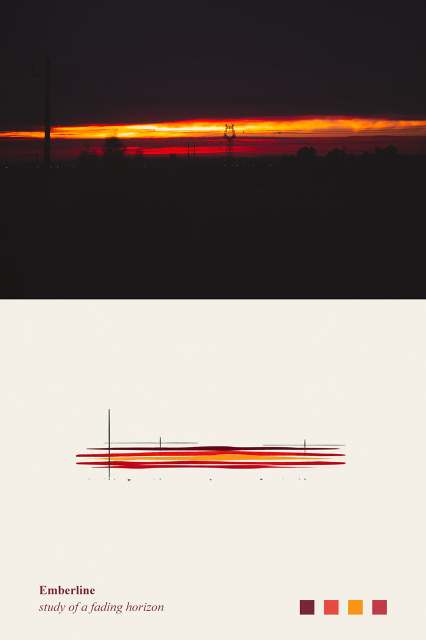
#> input picture photo-abstract-editorial/assets/examples/case-1.jpg, 852 x 1280 px (shown at 1/2 size)
$ python make_contact_sheet.py ../../photo-abstract-editorial/assets/examples
#> lines starting #> are read from the running program, lines starting #| are printed output that depends on the picture
#!/usr/bin/env python3
"""
Create a contact sheet (grid preview) of rendered pages or cropped figures.

Usage:
    python make_contact_sheet.py input_dir --out contact_sheet.jpg --cols 3
"""

import sys
import argparse
from pathlib import Path

try:
    from PIL import Image
except ImportError:
    print("Error: Pillow not installed. Install with: pip install pillow")
    sys.exit(1)


def make_contact_sheet(input_dir: Path, output_file: Path, cols: int = 3, thumb_size: int = 400):
    """
    Create a contact sheet from images in a directory.

    Args:
        input_dir: Directory containing images
        output_file: Output contact sheet file
        cols: Number of columns
        thumb_size: Thumbnail size (max dimension)
    """
#> called with cols = 3, thumb_size = 400
    if not input_dir.exists():
        raise FileNotFoundError(f"Input directory not found: {input_dir}")

    # Find all images
    image_files = sorted(input_dir.glob("*.png")) + sorted(input_dir.glob("*.jpg"))

    if not image_files:
        print(f"No images found in {input_dir}")
        return

    print(f"Creating contact sheet from {len(image_files)} images...")

    # Load and resize images
    thumbnails = []
    for img_file in image_files:
        img = Image.open(img_file)
#> img is the input picture: PIL image 852x1280 RGB; mean R, G, B 148.9, 138, 132.3
        img.thumbnail((thumb_size, thumb_size), Image.Resampling.LANCZOS)
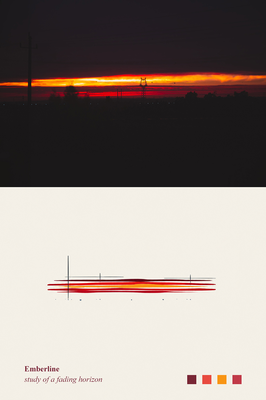
#> img: PIL image 266x400 RGB; mean R, G, B 148.8, 138.1, 132.3
        thumbnails.append((img, img_file.name))
#> pass 2 of the loop in make_contact_sheet, `for img_file in image_files:`:
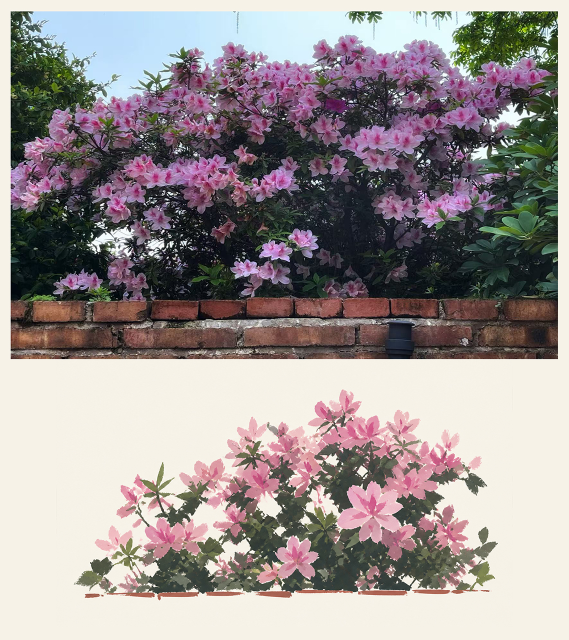
#> input picture photo-abstract-editorial/assets/examples/case-10.jpg, 1138 x 1280 px (shown at 1/2 size)
#> in make_contact_sheet, img is the input picture: PIL image 1138x1280 RGB; mean R, G, B 155, 146.5, 145.9
#> in make_contact_sheet, `img.thumbnail((thumb_size, thumb_size), Image.Resampling.LANCZOS)`:
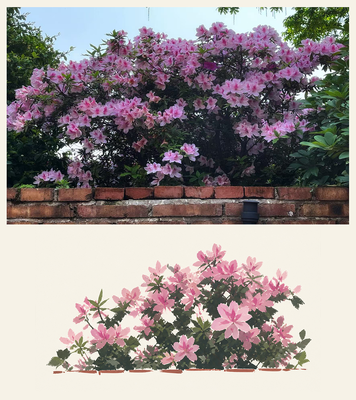
#> img: PIL image 356x400 RGB; mean R, G, B 155, 146.5, 145.9

    # Calculate grid dimensions
    rows = (len(thumbnails) + cols - 1) // cols
#> rows = 1

    # Calculate canvas size
    max_width = max(img.width for img, _ in thumbnails)
#> max_width = 356
    max_height = max(img.height for img, _ in thumbnails)
#> max_height = 400

    canvas_width = cols * max_width + (cols + 1) * 20  # 20px padding
#> canvas_width = 1148
    canvas_height = rows * (max_height + 40) + (rows + 1) * 20  # 40px for label
#> canvas_height = 480

    # Create canvas
    canvas = Image.new("RGB", (canvas_width, canvas_height), "white")
#> canvas: PIL image 1148x480 RGB; every value is 255

    # Paste thumbnails
    for idx, (img, name) in enumerate(thumbnails):
        row = idx // cols
        col = idx % cols

        x = col * max_width + (col + 1) * 20
        y = row * (max_height + 40) + (row + 1) * 20

        # Center image in cell
        x_offset = (max_width - img.width) // 2
        y_offset = (max_height - img.height) // 2

        canvas.paste(img, (x + x_offset, y + y_offset))
#> this loop made 2 passes
#> (name, row, col, x, y, x_offset, y_offset) on passes 1 to 2: ('case-1.jpg', 0, 0, 20, 20, 45, 0), ('case-10.jpg', 0, 1, 396, 20, 0, 0)
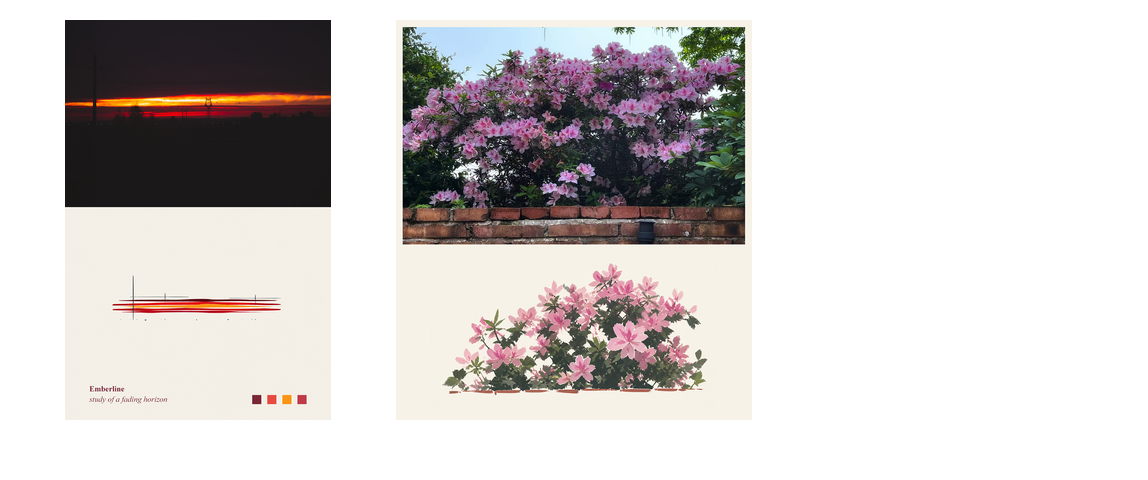
#> canvas: PIL image 1148x480 RGB; mean R, G, B 208.7, 204.4, 203.1

    # Save
    output_file.parent.mkdir(parents=True, exist_ok=True)
    canvas.save(output_file, "JPEG", quality=90, optimize=True)

    print(f"✓ Contact sheet saved: {output_file}")
    print(f"  Grid: {rows} rows × {cols} cols")
#|   Grid: 1 rows × 3 cols
    print(f"  Size: {canvas_width}×{canvas_height}")
#|   Size: 1148×480


def main():
    parser = argparse.ArgumentParser(
        description="Create a contact sheet (grid preview) from images"
    )
    parser.add_argument("input_dir", type=Path, help="Directory containing images")
    parser.add_argument("--out", type=Path, default=Path("contact_sheet.jpg"),
                        help="Output file (default: contact_sheet.jpg)")
    parser.add_argument("--cols", type=int, default=3,
                        help="Number of columns (default: 3)")
    parser.add_argument("--thumb-size", type=int, default=400,
                        help="Thumbnail max dimension (default: 400)")

    args = parser.parse_args()

    make_contact_sheet(args.input_dir, args.out, args.cols, args.thumb_size)


if __name__ == "__main__":
    main()
